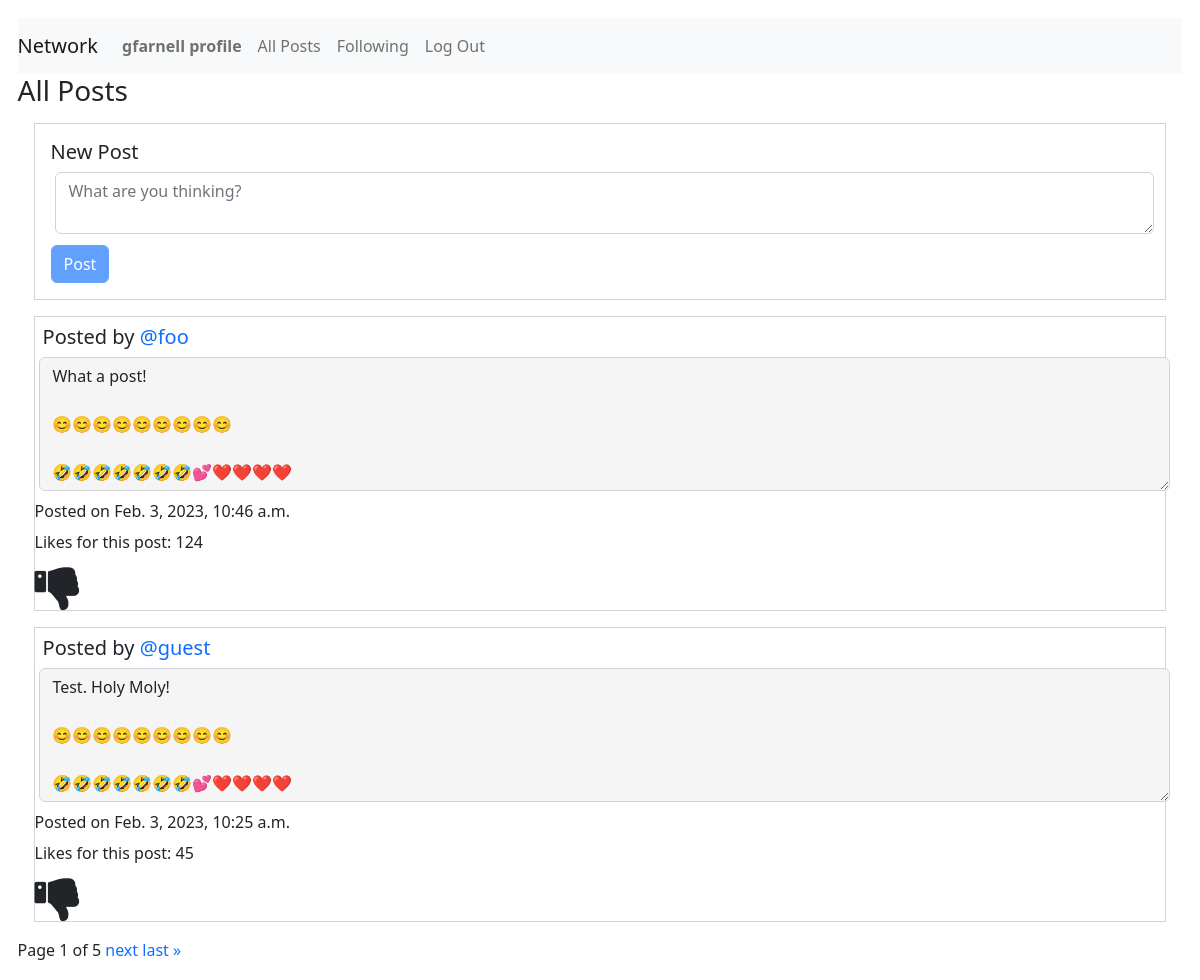
Screenshot of /allPosts (signed in) with the database file from the repository.
### network/models.py (models this page shows, shortened)
class User(AbstractUser):
    pass
    def __str__(self) -> str:
        return f"User Name: {self.username} - User ID: {self.id}"

class Posts(models.Model):
    creator = models.ForeignKey(
        User, on_delete=models.PROTECT, related_name="get_creator", blank=False)
    content = models.TextField(max_length=600)
    createdDate = models.DateTimeField(auto_now_add=True)
    likedUser = models.ManyToManyField(
        User, related_name="get_liked_users", blank=True)
    numberLikes = models.PositiveIntegerField(blank=True, default=0)

### network/views.py (the view)
# urls.py: path("allPosts", views.djangoAllPosts, name="djangoAllPosts"),
@login_required
def djangoAllPosts(request):
    print("In DjangoAllPosts")
    user = request.user
    userLoggedIn = request.user.username
    user_id = request.user.id
    userName = User.objects.get(id=user_id)
    print(userName)
    print(user)
    print(userLoggedIn)
    postings = Posts.objects.filter().order_by('-createdDate')
    postsPagination = postings
    paginator = Paginator(postsPagination, 2)
    page_number = request.GET.get('page', '1')
    page_obj = paginator.get_page(page_number)
    user_id = request.user.id
    likedUser = Posts.objects.filter(likedUser=user_id)
    print(likedUser)
    likeList = []
    for like in likedUser:
        currentObject = User.objects.get(id=user_id)
        print(currentObject.id)
        print(like.id)
        likeList.append(like.id)
    return render(request, "network/allPosts.html", {"page_obj": page_obj, "postings": postings, "likeList": likeList})

### network/templates/network/allPosts.html (shortened to what this page needs)
{% extends "network/layout.html" %}
{% load static %}
{% block body %}
<div id="post-view">
    <h3>All Posts</h3>
    <div id="posty">
        <form id="post-form" action="{% url 'saveDjangoNewPost' %}" method="post">
            <h5>New Post</h5>
            <textarea class="form-control" id="post-body" placeholder="What are you thinking?" name="postContent"
                onkeyup="disableNewPostButton()"></textarea>
            <input type="submit" id="post-button" class="btn btn-primary" value="Post" />
        </form>
    </div>
    {% for post in page_obj %}
    <div id="allPostings">
        <div class="post{{forloop.counter0}}">
            <h5 class="creator">Posted by <a
                    href="{% url 'getProfile' post.creator.username %}">{{post.creator.username}}</a></h5><textarea
                class="form-control content{{forloop.counter0}}" id="readonlyContent{{forloop.counter0}}" rows="5"
                readonly="true">{{post.content}}</textarea>
            <p class="timestamp{{forloop.counter0}}">Posted on {{post.createdDate}}</p>
            <p id="numberLikes{{forloop.counter0}}" class="numberLikes{{forloop.counter0}}">Likes for this post: {{post.numberLikes}}</p>
            {% if post.id in likeList and post.creator.username != user.username %}
            <i class="fa fa-thumbs-up {{forloop.counter0}}" id="thumbsUp{{forloop.counter0}}" aria-hidden="true" onclick="likePost('{{post.id}}', '{{post.creator.username}}', '{{user.username}}')"></i>
            {% elif post.id not in likeList and post.creator.username != user.username %}
            <i class="fa fa-thumbs-down {{forloop.counter0}}" id="thumbsDown{{forloop.counter0}}" aria-hidden="true" onclick="likePost('{{post.id}}', '{{post.creator.username}}', '{{user.username}}')"></i>
            {% endif %}
        </div>
    </div>
    {% endfor %}
</div>
<div class="pagination">
    <span class="step-links">
        <span class="current">
            Page {{ page_obj.number }} of {{ page_obj.paginator.num_pages }}
        </span>
        {% if page_obj.has_next %}
            <a href="?page={{ page_obj.next_page_number }}">next</a>
            <a href="?page={{ page_obj.paginator.num_pages }}">last &raquo;</a>
        {% endif %}
    </span>
</div>
{% endblock %}

### network/templates/network/layout.html (shortened to what this page needs)
{% load static %}
<!DOCTYPE html>
<html lang="en">
<head>
    <link href="https://cdn.jsdelivr.net/npm/bootstrap@5.2.3/dist/css/bootstrap.min.css" rel="stylesheet">
    <link rel="stylesheet" href="https://cdnjs.cloudflare.com/ajax/libs/font-awesome/4.7.0/css/font-awesome.min.css">
    <link href="{% static 'network/styles.css' %}" rel="stylesheet">
</head>
<body>
    <nav class="navbar navbar-expand-lg navbar-light bg-light">
        <a class="navbar-brand" href="{% url 'index' %}">Network</a>
        <div>
            <ul class="navbar-nav mr-auto">
                {% if user.is_authenticated %}
                <li class="nav-item">
                    <a class="nav-link" id="djangoProfile" href="{% url 'getProfile' user.username %}"><strong>{{ user.username }} profile</strong></a>
                </li>
                <li class="nav-item">
                    <a class="nav-link" id="djangoAllPosts" href="{% url 'djangoAllPosts' %}">All Posts</a>
                </li>
                {% endif %}
                {% if user.is_authenticated %}
                <li class="nav-item">
                    <a class="nav-link" id="djangoFollowing" href="{% url 'getFollowing' %}">Following</a>
                </li>
                <li class="nav-item">
                    <a class="nav-link" href="{% url 'logout' %}">Log Out</a>
                </li>
                {% endif %}
            </ul>
        </div>
    </nav>
    <div class="body">
        {% block body %}
        {% endblock %}
    </div>
</body>
</html>

### network/static/network/styles.css (style rules this page uses)
body { margin: 1.1em; }
a { text-decoration: none; }
#posty { margin: 1.0em; border-style: solid; border-width: thin; border-color: lightgray; }
.form-control { margin: 0.3em; }
p { margin-bottom: 0.4rem; }
.creator { margin: 0.4em; }
.fa { font-size: 50px; cursor: pointer; user-select: none; }
[class*="post"] { margin: 1.0em; border-style: solid; border-width: thin; border-color: lightgray; }
[id*="readonlyContent"] { margin-bottom: 0.5em; background-color: whitesmoke }
#post-form { margin: 1em; }
#post-button { margin-top: 0.4em; }

### rows the page displays
User: username "gfarnell"
Posts: creator.username "@foo", content "What a post! 😊😊😊😊😊😊😊😊😊 🤣🤣🤣🤣🤣🤣🤣💕❤️❤️❤️❤️", createdDate "Feb. 3, 2023, 10:46 a.m.", numberLikes "124"
Posts: creator.username "@guest", content "Test. Holy Moly! 😊😊😊😊😊😊😊😊😊 🤣🤣🤣🤣🤣🤣🤣💕❤️❤️❤️❤️", createdDate "Feb. 3, 2023, 10:25 a.m.", numberLikes "45"

### other values shown
{{ page_obj.number }} "1"
{{ page_obj.paginator.num_pages }} "5"
